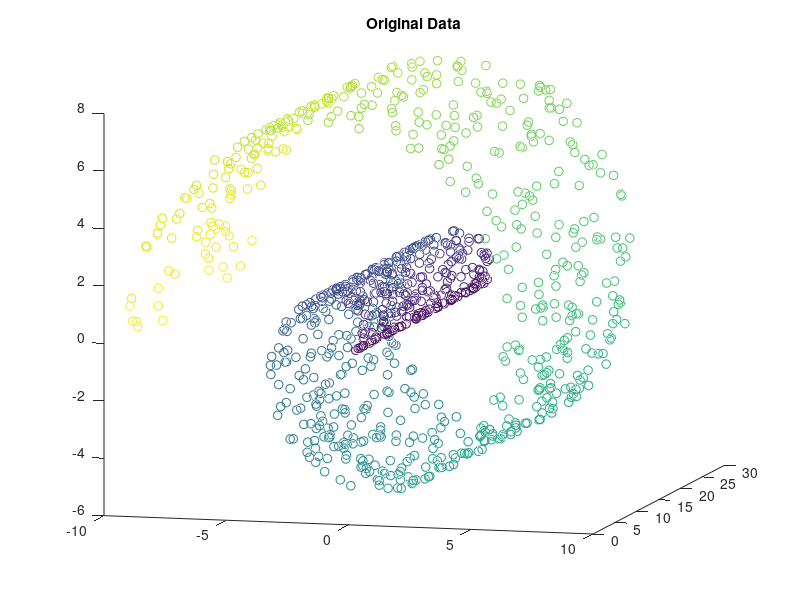
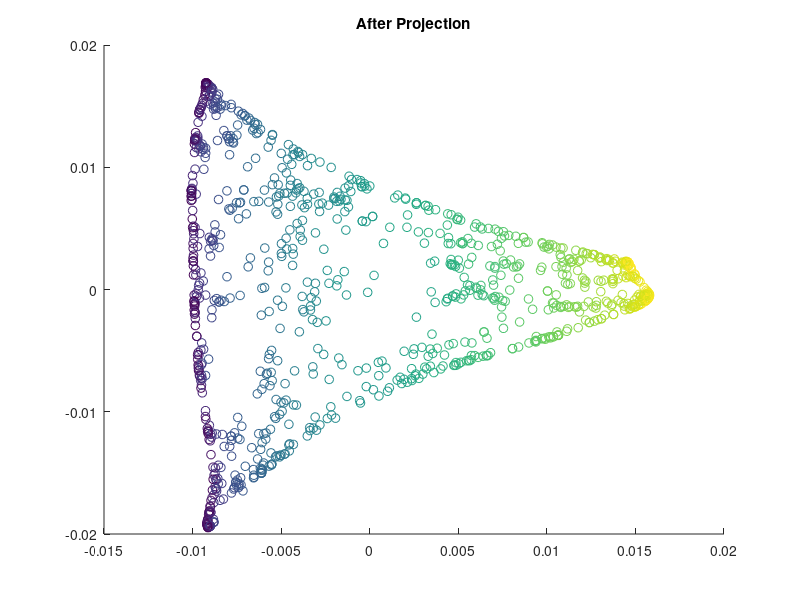

These figures' MATLAB source, in order:
%% Example 13.3 Laplacian Eigenmaps
%
% * *Result in book* : Figure 13.13
% * *Code in book* : Figure 13.14
% * *Output* : |eg13_3_A.png, eg13_3_A.png|
% * *Usage* : |eg13_3(), eg13_3(1000, 10)|
%
%% Source Code
function eg13_3(n)
    % init
    rng(0, 'v5uniform'); rng(0, 'v5normal');
    % recommended, use it in future instead of
    % rand('state', 0); randn('state', 0);
    if nargin < 1
        n = 1000; k = 10;
    end

    a = 3 * pi * rand(n, 1);
    x = [a .* cos(a) 30 * rand(n, 1) a .* sin(a)];

    [z, v] = lp_( x );

    figure('Name', 'Laplacian Eigenmaps Example');
    clf; hold on; title('Original Data');
    view([15 10]);
    scatter3(x(:, 1), x(:, 2), x(:, 3), 40, a, 'o');
    saveas(gcf, 'eg13_3_A', 'png');

    figure('Name', 'Laplacian Eigenmaps Example');
    clf; hold on; title('After Projection');
    scatter(z(:, 2), z(:, 1), 40, a, 'o');

    saveas(gcf, 'eg13_3_B', 'png');

    function [z, v] = lp_( x )
        x = x - repmat(mean(x), [n, 1]);
        x2 = sum(x .^ 2, 2);
        d = repmat(x2, 1, n) + repmat(x2', n, 1) - 2 * x * x';
        [p, ~] = sort(d);
        W = sparse(d <= ones(n, 1) * p(k + 1, :));
        W = (W + W' ~= 0);
        D = diag(sum(W, 2));
        L = D - W;
        [z, v] = eigs(L, D, 3, 'sm');
    end
end